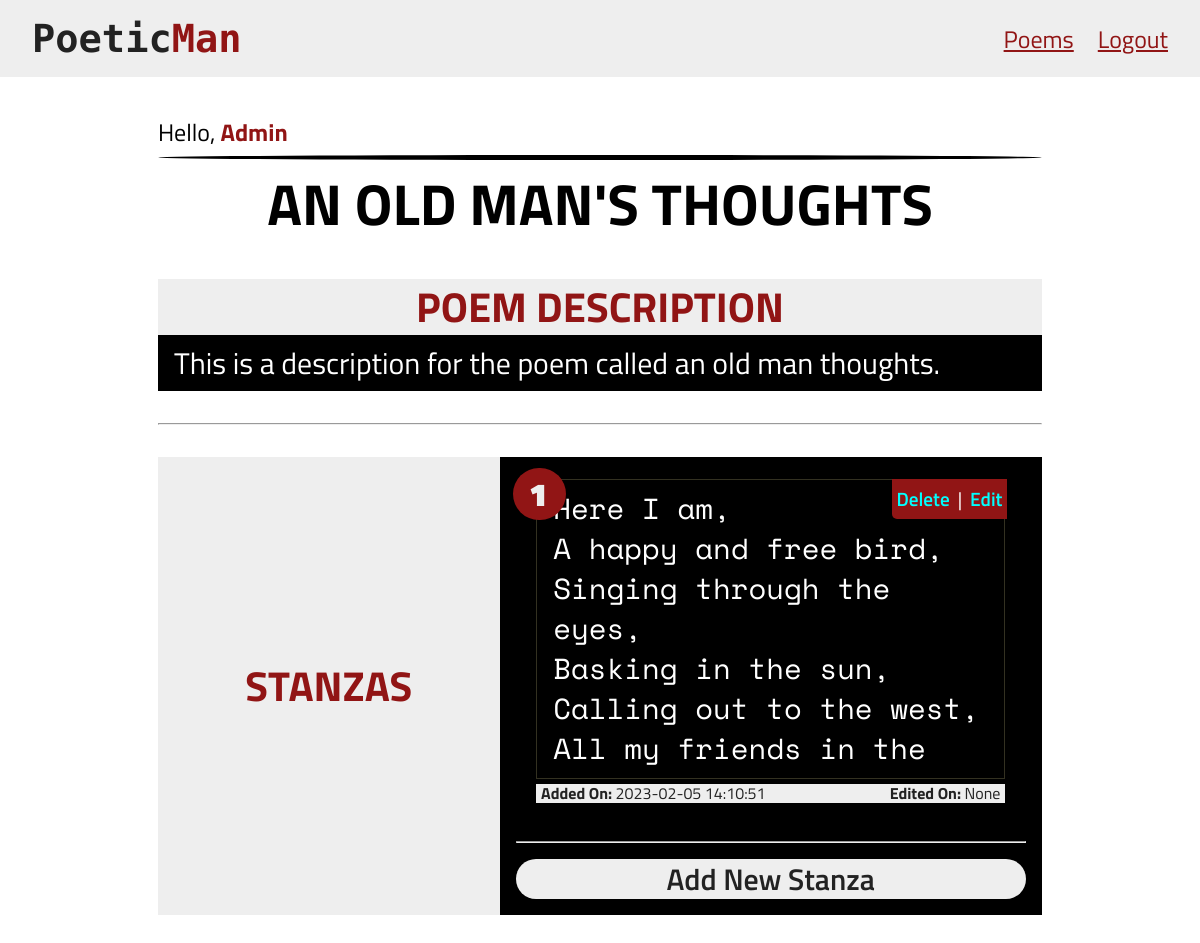
The app's page /poems/2 (signed in) with its own data.
### app/models.py (models this page shows, shortened)
class User(UserMixin, db.Model):
    __tablename__ = 'users'
    id = db.Column(db.Integer, primary_key=True)
    username = db.Column(db.String(100), unique=True)
    password = db.Column(db.String(128), unique=True)
    password_hash = db.Column(db.String(255))
    birth_date = db.Column(db.Date)
    is_admin = db.Column(db.Boolean, default=False)
    @property
    def password(self):
        """Restrict read access on plain text password."""
        raise AttributeError('Password is not a readable attribute.')
    @password.setter
    def password(self, password):
        self.password_hash = generate_password_hash(password)
    admin = db.relationship('Admin', backref='users', uselist=False)
    comments = db.relationship('Comment', backref='users', lazy='dynamic')

class Poem(db.Model):
    __tablename__ = 'poems'
    id = db.Column(db.Integer, primary_key=True)
    author_id = db.Column(db.Integer, db.ForeignKey('admins.id'))
    title = db.Column(db.String(255), nullable=False, unique=True)
    description = db.Column(db.Text, unique=True)
    category_id = db.Column(db.Integer, db.ForeignKey('categories.id'))
    rating = db.Column(db.Float, default=0.0)
    premium = db.Column(db.Boolean, default=False)
    crafted_on = db.Column(db.DateTime(timezone=True),
                           server_default=func.now())
    stanzas = db.relationship('Stanza', backref='poems', lazy='dynamic')
    comments = db.relationship('Comment', backref='poems', lazy='dynamic')

class Stanza(db.Model):
    __tablename__ = 'stanzas'
    id = db.Column(db.Integer, primary_key=True)
    poem_id = db.Column(db.Integer, db.ForeignKey('poems.id'))
    index = db.Column(db.Integer, nullable=False)
    content = db.Column(db.Text, unique=True, nullable=False)
    added_on = db.Column(db.DateTime(timezone=True),
                         server_default=func.now())
    edited_on = db.Column(db.DateTime(timezone=True), server_default=func.now(),
                          server_onupdate=func.now())

### app/views.py (the view)
@app.route('/poems/<int:poem_id>', methods=['GET', 'POST'])
@login_required
def show_poem(poem_id):
    poem = Poem.query.get(poem_id)
    if not current_user.is_admin and poem.premium:
        flash('This poem is only available to premium users.')
        return redirect(url_for('show_poems'))
    return render_template('poems/poem.html', poem=poem)

### app/models.py (called while the page is built)
@login_manager.user_loader
def load_user(user_id):
    return User.query.get(int(user_id))

### app/templates/poems/poem.html
{% extends "base.html" %} {% block title %} {{poem.title}} {% endblock title %}
{% block main_content %}
<h1 class="main-content__title">{{poem.title|upper}}</h1>
<div class="poem-desc">
  <h3 class="poem-desc__heading">Poem Description</h3>
  <p class="poem-desc__content">{{poem.description|capitalize}}</p>
</div>
<hr />
<div class="poem-stanzas">
  <h3 class="poem-stanzas__heading">Stanzas</h3>
  <div class="poem-stanzas__container">
    {% if poem.stanzas.all()|length == 0 %}
    <p class="no-stanza-text">This poem currently has no stanza.</p>
    {% else %} {% for stanza in poem.stanzas.all() %}
    <div class="poem-stanza__card">
        <p class="poem-action__links">
            <a href="/poems/{{poem.id}}/stanzas/{{stanza.id}}/delete">Delete</a> |
            <a href="/poems/{{poem.id}}/stanzas/{{stanza.id}}/edit">Edit</a>
        </p>
      <p class="stanza-number">{{stanza.index}}</p>
      <pre class="stanza-content">
          {{stanza.content|trim}}
      </pre>
      <p class="stanza-metadata">
        <span><strong>Added On:</strong> {{stanza.added_on}}</span>
        <span><strong>Edited On:</strong> {{stanza.edited_on}}</span>
      </p>
    </div>
    {% endfor %} {% endif %} {% if current_user.is_admin %}
    <hr width="100%" />
    <a href="/poems/{{poem.id}}/add_stanza" class="add-stanza"
      >Add New Stanza</a
    >
    {% endif %}
  </div>
</div>
{% endblock main_content %}

### app/templates/base.html (shortened to what this page needs)
<!DOCTYPE html>
<html lang="en">
  <head>
    <link
      rel="stylesheet"
      href="{{ url_for('static', filename='css/main.css') }}"
      type="text/css"
    />
  </head>
  <body>
    <header class="app-header">
      <h3 class="app-logo">Poetic<span class="redden">Man</span></h3>
      <nav class="app-navbar">
        <a
          href="/{{ 'poems' if current_user.is_authenticated else '' }}"
          class="app-nav__item"
        >
          {{ 'Poems' if current_user.is_authenticated else 'Home' }}
        </a>
        <a href="/{{ 'logout' if current_user.is_authenticated else 'login' }}">
          {{ 'Logout' if current_user.is_authenticated else 'Login' }}
        </a>
      </nav>
    </header>
    <main class="app-main__content">
      <p class="welcome-text">
        Hello, {% if current_user.is_authenticated %}
        <span class="redden">{{current_user.username|capitalize}}</span>
        {% else %}
        <span class="redden">Stranger</span>
        {% endif %}
      </p>
      <hr class="black-liner" />
      {% block main_content %} {% endblock main_content %}
    </main>
  </body>
</html>

### app/static/css/main.css (style rules this page uses)
* { box-sizing: border-box; margin: 0; padding: 0; }
body { font-family: "Titillium Web", sans-serif; color: #000; position: relative; min-height: 100vh; }
.app-header { display: flex; justify-content: space-between; align-items: center; padding: 1rem 2rem; gap: 2.5rem; flex-wrap: wrap; background-color: #eee; position: sticky; top: 0; z-index: 2; }
.app-logo { color: #222; font-family: "Monoton", cursive; font-size: calc(1.5rem + 1.5vmin); font-weight: 700; flex-grow: 1; }
.redden { color: rgb(145, 21, 21); font-weight: bolder; }
.app-navbar { font-size: 1.5rem; display: flex; gap: 1.5rem; align-items: center; margin: auto; }
.app-navbar a { color: rgb(145, 21, 21); transition: all 200ms ease-in-out; }
.app-main__content { margin: auto; max-width: 900px; padding: 2rem 0.5rem; }
.app-main__content .welcome-text { font-size: 1.5rem; padding: 0.3rem 0; }
.black-liner { width: 100%; height: 5px; background-color: black; border: none; border-radius: 50%; }
.app-main__content .main-content__title { text-align: center; font-size: calc(3rem + 1vmin); }
.app-main__content > .poem-desc, .app-main__content > .poem-stanzas { font-size: calc(1.5rem + .6vmin); line-height: 2.5rem; display: flex; margin: 2rem 0; flex-wrap: wrap; }
.app-main__content > .poem-desc .poem-desc__heading, .app-main__content > .poem-stanzas .poem-stanzas__heading { display: flex; justify-content: center; align-items: center; flex-grow: 1; text-transform: uppercase; color: #911515; padding: .5rem 1rem; font-size: calc(2rem + 1vmin); background-color: #eee; }
.app-main__content > .poem-desc .poem-desc__content, .app-main__content > .poem-stanzas .poem-stanzas__container { width: 60%; flex-grow: 1; background-color: #000; color: #fff; padding: .5rem 1rem; }
.poem-stanzas > .poem-stanzas__container { display: flex; flex-direction: column; gap: 1rem; padding: 1rem !important; flex-basis: 400px; justify-content: center; align-items: flex-start; }
.poem-stanzas__container > .add-stanza { text-decoration: none; color: #222; background-color: #eee; width: 100%; text-align: center; border-radius: 20px; font-weight: 600; }
.poem-stanzas__container > .poem-stanza__card { display: flex; flex-direction: column; gap: .3rem; border-radius: 10px; padding: .4rem .5rem; max-width: 95%; position: relative; margin: auto; margin-bottom: 1rem; }
.poem-stanza__card .stanza-number { font-size: 2rem; font-weight: 900; background-color: #911515; color: #eee; align-self: flex-start; padding: .4rem 1.2rem .4rem 1rem; border-radius: 50%; position: absolute; top: -5px; left: -15px; }
.poem-stanza__card .stanza-content { font-family: 'Space Mono', monospace; padding: .5rem 1rem; border: 1px solid #333121; flex-basis: 300px; overflow-y: auto; white-space: pre-line; font-size: calc(1.2rem + 1vmin); max-height: 400px; }
.poem-stanza__card .stanza-metadata { display: flex; gap: 1rem; justify-content: space-between; align-items: center; background-color: #eee; color: #222; padding: .1rem .3rem; line-height: 1rem; font-size: 1rem; }
.stanza-metadata > span:last-child { text-align: end; }
.poem-stanza__card .poem-action__links { position: absolute; top: 6px; right: 6px; background-color: #911515; display: flex; align-items: center; gap: .5rem; padding: 0 .3rem; font-size: 1.2rem; border-bottom-left-radius: 5px; }
.poem-action__links > a { text-decoration: none; color: cyan; font-weight: 600; }

### records on screen
User: username "Admin"
Poem: title "AN OLD MAN'S THOUGHTS", description "This is a description for the poem called an old man thoughts."
Stanza: index "1", content "Here I am, A happy and free bird, Singing through the eyes, Basking in the sun, Calling out to the west, All my friends in the…", added_on "2023-02-05 14:10:51", edited_on "None"

### other values on screen
{{ 'Poems' if current_user.is_authenticated else 'Home' }} "Poems"
{{ 'Logout' if current_user.is_authenticated else 'Login' }} "Logout"
